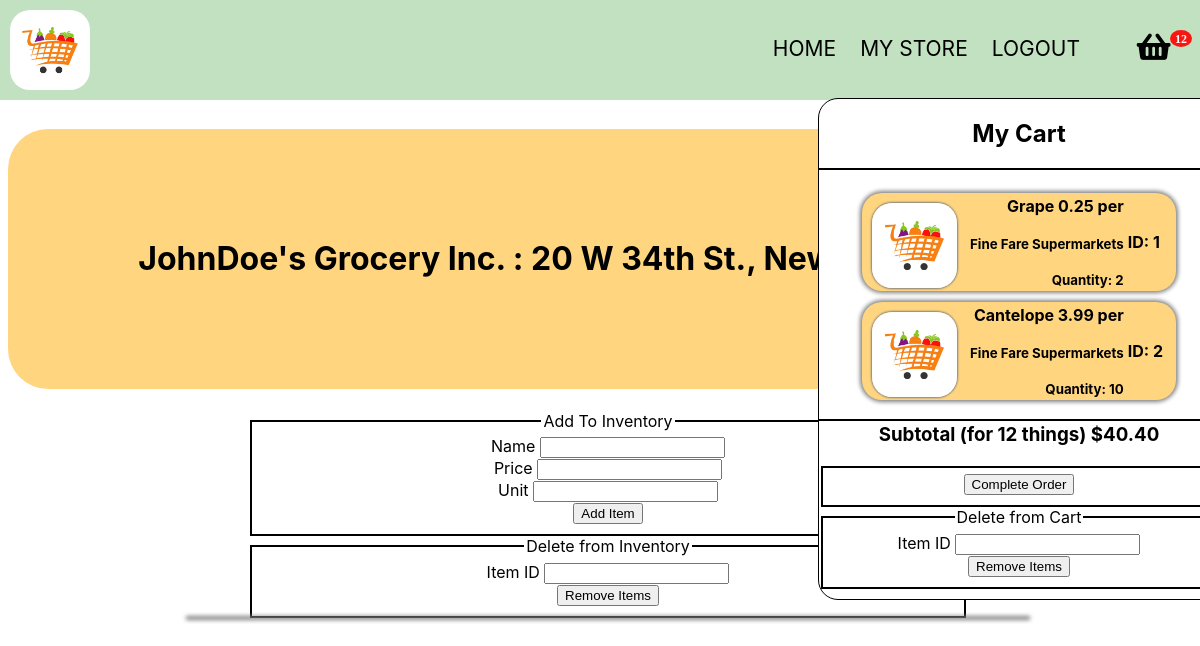
/mystore/johndoe (signed in), run on an earlier commit of the app's database.
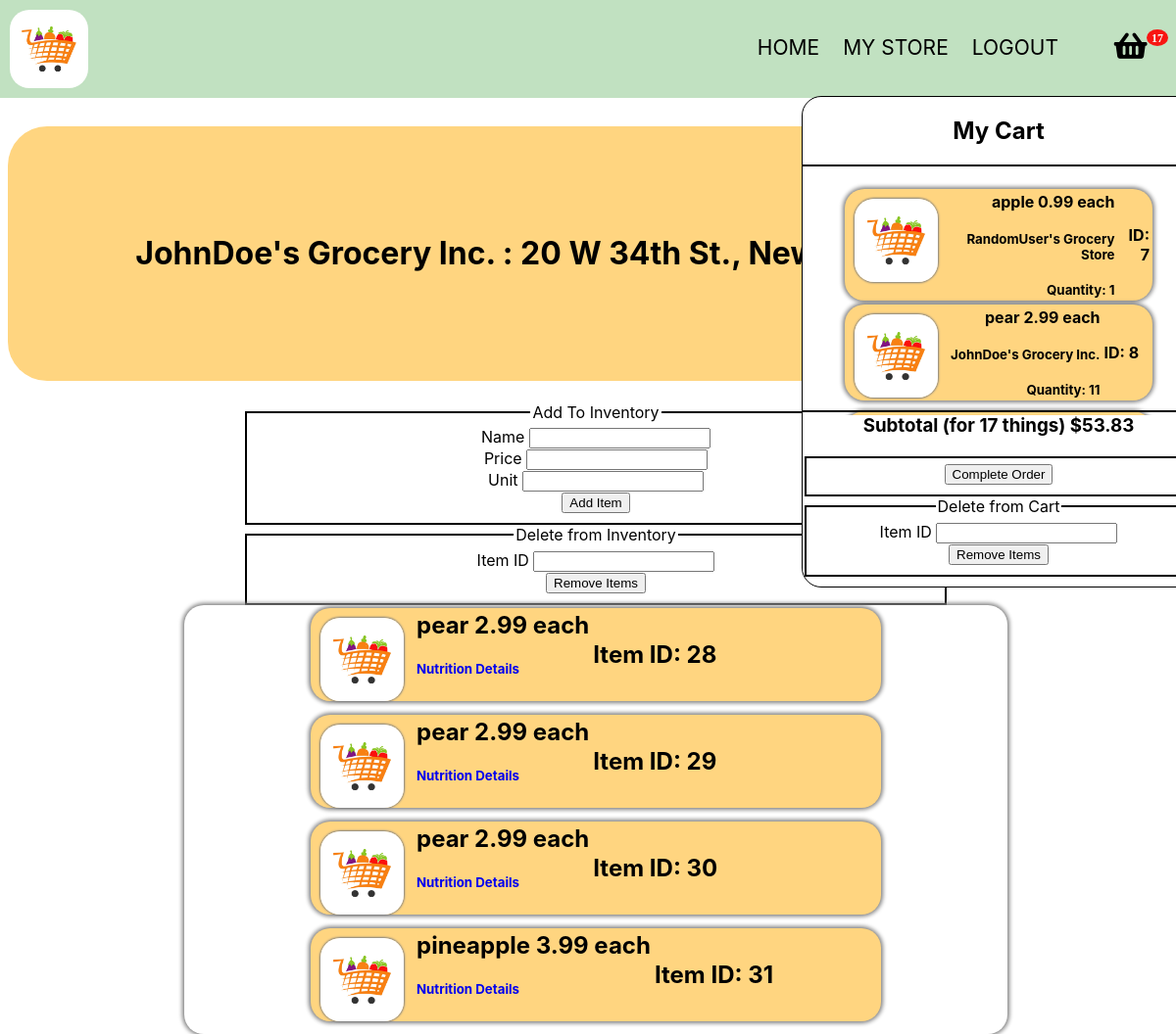
And on a later commit of the database.
### app.py (models this page shows)
class CartItems(db.Model):
    __tablename__ = 'cart'
    itemid = db.Column(db.Integer, primary_key = True)
    itemname = db.Column(db.String(20), nullable = False)
    quantity = db.Column(db.Integer, nullable = False)
    unit = db.Column(db.String(10), nullable = False)
    price = db.Column(db.Float, nullable = False)
    seller = db.Column(db.String(100), nullable = False)
    userid = db.Column(db.Integer, db.ForeignKey("user.id"))

class Inventory(db.Model):
    __tablename__ = 'inventory'
    inventoryid = db.Column(db.Integer, primary_key = True)
    itemname = db.Column(db.String(20), nullable = False)
    price = db.Column(db.Float, nullable = False)
    unit = db.Column(db.String(10), nullable = False)
    storeid = db.Column(db.Integer, db.ForeignKey("store.storeid"))

### app.py (the view, shortened to what this page needs)
@app.route('/mystore/<name>', methods=['GET', 'POST'])
def profile(name):
    emailform = EmailForm()
    deletefromcart = DeleteFromInventory()
    registerstore = StoreRegistration()
    additems = AddToInventory()
    deleteform = DeleteFromInventory()
    user = User.query.filter_by(id = current_user.id).first()
    userscart = CartItems.query.filter_by(userid = user.id).all()
    subtotal = 0
    itemamount = 0
    for thing in userscart:
        itemamount += thing.quantity
        subtotal += thing.price * thing.quantity
    if deleteform.validate_on_submit():
        item = Inventory.query.filter_by(inventoryid = deleteform.itemid.data).first()
        db.session.delete(item)
        db.session.commit()
        return redirect('/mystore/' + name)
    if deletefromcart.validate_on_submit():
        item = CartItems.query.filter_by(itemid = deletefromcart.itemid.data).first()
        db.session.delete(item)
        db.session.commit()
        return redirect('/mystore/' + name)
    if emailform.validate_on_submit():
        sendemail(current_user.id)
        return redirect('/mystore/' + name)
    if Store.query.filter_by(userid = current_user.id).first() != None:
        userstore = Store.query.filter_by(userid = current_user.id).first()
        userinv = Inventory.query.filter_by(storeid = Store.query.filter_by(storeid = userstore.storeid).first().storeid).all()
        return render_template('mystore.html', form = additems, cart = userscart, subtotal = subtotal, itemamount = itemamount, userinv = userinv, userstore = userstore, form1 = deleteform, deleteform = deletefromcart, emailform = emailform)
    else:
        return render_template('registerforshop.html', form = registerstore,  cart = userscart, subtotal = subtotal, itemamount = itemamount, deleteform = deletefromcart, emailform = emailform)

### forms.py
class EmailForm(FlaskForm):
    submit = SubmitField("Complete Order")

class DeleteFromInventory(FlaskForm):
    itemid = IntegerField("Item ID", validators=[DataRequired()])
    submit = SubmitField("Remove Items")

### app.py (called while the page is built)
@login_manager.user_loader
def load_user(user_id):
    return User.query.get(int(user_id))

### templates/mystore.html (shortened to what the changed rows need)
<!DOCTYPE HTML>
<html>
	<head>
		<link href="https://use.fontawesome.com/releases/v5.0.1/css/all.css" rel="stylesheet">
	</head>
	<body class="is-preload">
		<br>
		<br>
		<br>
		<br>
		<br>
		<div class="container">
			<nav>
				<ul id = 'subpages'>
					<div id="container" style="display:inline-block; position: absolute; height: 100%;">
						<ul>
							<li id="li1"> <i class="fa badge fa-lg" style='font-size:30px'value={{itemamount}}>&#xf291; </i>
								<div class="popupMenu">
									<div class = "upperdiv">
										<h1 style="text-align: center; border-bottom: 2px solid black; padding-bottom: 20px;"> My Cart</h1>
										<table class = "carttable">
											{% for thing in cart %}
												<tr>
													<td>
														<div class = 'itemdiv'>
															<img src="{{ url_for('static', filename = 'images/grocerylogo.jpeg') }}" class="itemimage">
															<table class="carttdtable">
																<tr class="carttr">
																	<td class="carttd">
																	<h4 class = "iteminfo" style = "margin: 0px;"> {{thing.itemname}} {{thing.price}} {{thing.unit}}</h4> <br> <h5 class = "iteminfo" style = "margin: 0px;"> {{thing.seller}} </h5> <br> <h5 class = "iteminfo" style = "margin: 0px;"> Quantity: {{thing.quantity}} </h5> </td>
																	</td>
																	<td> <h4> ID: {{thing.itemid}}</h5></td>
																</tr>
															</table>
														</div>
											{% endfor %}
									</div>
									<div class="lowerdiv">
										<h3 class="lowerh3"> Subtotal (for {{itemamount}} things) ${{"%.2f"|format(subtotal)}} </h3>
                                        <br>
                                        <form method="post" action="">
											<fieldset>
											</fieldset>
										</form>
                                        <form method="post" action="" class="lowerform">
											<fieldset>
											</fieldset>
										</form>
									</div>
								</div>
        <h1 class = 'title'> {{userstore.storename}} : {{userstore.storeaddress}} </h1>
        <div class = 'tablediv'>
            <table class = "inventorytable">
            {% for thing in userinv %}
                <tr>
                    <td>
                    <div class = 'itemdiv'>
                        <img src="{{ url_for('static', filename = 'images/grocerylogo.jpeg') }}" class="itemimage">
                        <table>
                            <tr>
                                <td> <h2 class = "iteminfo"> {{thing.itemname}} {{thing.price}} {{thing.unit}} <br> </h2> <h5> <a href="/nutritionaldetails/{{thing.itemname}}" target="_blank">Nutrition Details</a> </h5> </td>
                                <td>
                                    <h2>Item ID: {{thing.inventoryid}} </h2>
                                </td>
                            </tr>
                        </table>
                    </div>
                    </td>
                </tr>
            {% endfor %}
            </table>
        </div>
	</body>
</html>

What changed in the data, as far as the page shows it:
removed CartItems: itemname "Grape", price "0.25", unit "per", seller "Fine Fare Supermarkets", quantity "2", itemid "1"
removed CartItems: itemname "Cantelope", price "3.99", unit "per", seller "Fine Fare Supermarkets", quantity "10", itemid "2"
added CartItems: itemname "apple", price "0.99", unit "each", seller "RandomUser's Grocery Store", quantity "1", itemid "7"
added CartItems: itemname "pear", price "2.99", unit "each", seller "JohnDoe's Grocery Inc.", quantity "11", itemid "8"
added Inventory: itemname "pear", price "2.99", unit "each", inventoryid "28"
added Inventory: itemname "pear", price "2.99", unit "each", inventoryid "29"
added Inventory: itemname "pear", price "2.99", unit "each", inventoryid "30"
added Inventory: itemname "pineapple", price "3.99", unit "each", inventoryid "31"
Also different on the page:
{{ itemamount }}: 12 → 17 (drawn)
{{ itemamount }}: "12" → "17"
{{ "%.2f"|format(subtotal) }}: "40.40" → "53.83"
